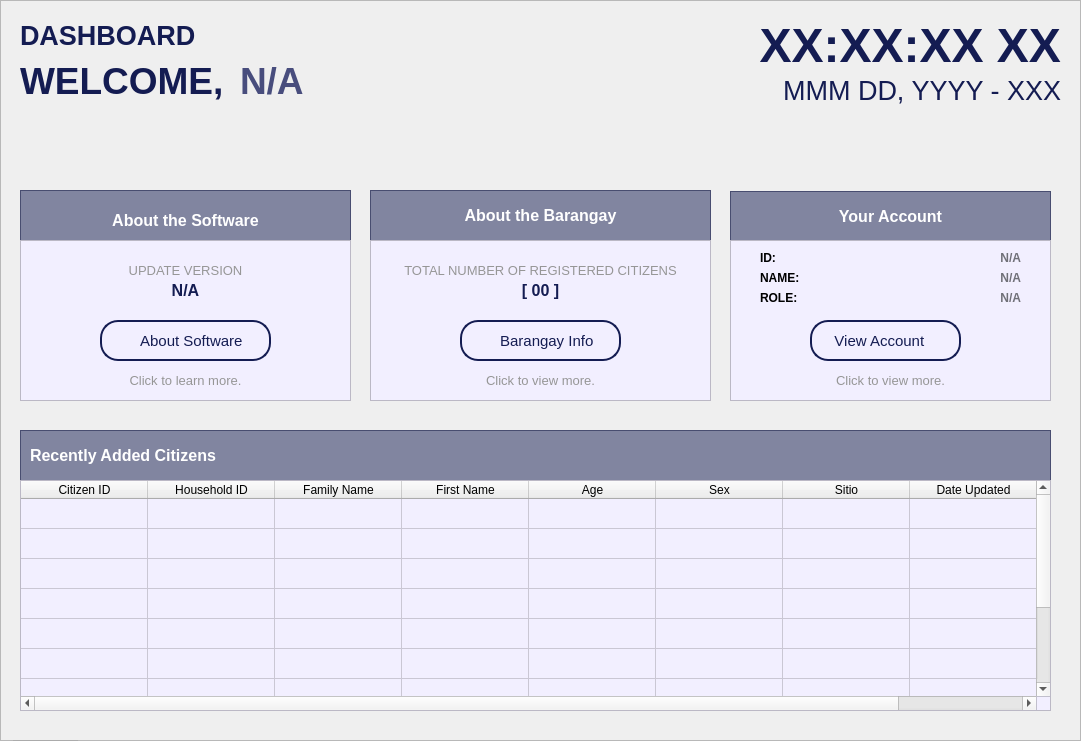
  <widget class="QFrame" name="baseBodyFrame">
   <property name="geometry">
    <rect>
     <x>250</x>
     <y>60</y>
     <width>1081</width>
     <height>741</height>
    </rect>
   </property>
   <property name="styleSheet">
    <string notr="true">#baseBodyFrame {
	background-color: #e7e2ff;
	border: none;
	border-radius: 10px;
}</string>
   </property>
   <property name="frameShape">
    <enum>QFrame::Shape::StyledPanel</enum>
   </property>
   <property name="frameShadow">
    <enum>QFrame::Shadow::Raised</enum>
   </property>
   <widget class="QPushButton" name="logout_buttonLogout_3">
    <property name="geometry">
     <rect>
      <x>10</x>
      <y>740</y>
      <width>71</width>
      <height>31</height>
     </rect>
    </property>
    <property name="font">
     <font>
      <family>Arial</family>
      <pointsize>8</pointsize>
      <bold>true</bold>
     </font>
    </property>
    <property name="cursor">
     <cursorShape>PointingHandCursor</cursorShape>
    </property>
    <property name="styleSheet">
     <string notr="true">#logout_buttonLogout {
    background-color: #bc1c1c;
    color: white;
    border-radius: 5px;
    padding: 10px; /* Optional: Adjusts spacing inside the button */
}
#logout_buttonLogout:hover {
    background-color: #d82020; /* Slightly lighter blue when hovered */
}
#logout_buttonLogout:pressed {
    background-color: #8c1515; /* Darker blue when clicked */
}</string>
    </property>
    <property name="text">
     <string>LOGOUT</string>
    </property>
   </widget>
   <widget class="QLabel" name="title_bodyDashboard">
    <property name="geometry">
     <rect>
      <x>20</x>
      <y>20</y>
      <width>381</width>
      <height>31</height>
     </rect>
    </property>
    <property name="font">
     <font>
      <family>Arial</family>
      <pointsize>20</pointsize>
      <bold>true</bold>
     </font>
    </property>
    <property name="styleSheet">
     <string notr="true">#title_bodyDashboard {
	background-color: transparent;
	color: #141c52;
}
</string>
    </property>
    <property name="text">
     <string>DASHBOARD</string>
    </property>
   </widget>
   <widget class="QLabel" name="label_timeDashboard">
    <property name="geometry">
     <rect>
      <x>620</x>
      <y>10</y>
      <width>441</width>
      <height>71</height>
     </rect>
    </property>
    <property name="font">
     <font>
      <family>Arial</family>
      <pointsize>36</pointsize>
      <bold>true</bold>
     </font>
    </property>
    <property name="layoutDirection">
     <enum>Qt::LayoutDirection::LeftToRight</enum>
    </property>
    <property name="styleSheet">
     <string notr="true">#label_timeDashboard {
    color: #141c52;
}</string>
    </property>
    <property name="text">
     <string>XX:XX:XX XX</string>
    </property>
    <property name="alignment">
     <set>Qt::AlignmentFlag::AlignRight|Qt::AlignmentFlag::AlignTrailing|Qt::AlignmentFlag::AlignVCenter</set>
    </property>
   </widget>
   <widget class="QLabel" name="label_dateDashboard">
    <property name="geometry">
     <rect>
      <x>560</x>
      <y>70</y>
      <width>501</width>
      <height>41</height>
     </rect>
    </property>
    <property name="font">
     <font>
      <family>Arial</family>
      <pointsize>20</pointsize>
      <bold>false</bold>
     </font>
    </property>
    <property name="styleSheet">
     <string notr="true">#label_dateDashboard{
	color: #141c52;
}</string>
    </property>
    <property name="text">
     <string>MMM DD, YYYY - XXX</string>
    </property>
    <property name="alignment">
     <set>Qt::AlignmentFlag::AlignRight|Qt::AlignmentFlag::AlignTrailing|Qt::AlignmentFlag::AlignVCenter</set>
    </property>
   </widget>
   <widget class="QLabel" name="title_welcomeDashboard">
    <property name="geometry">
     <rect>
      <x>20</x>
      <y>60</y>
      <width>211</width>
      <height>41</height>
     </rect>
    </property>
    <property name="font">
     <font>
      <family>Arial</family>
      <pointsize>28</pointsize>
      <bold>true</bold>
     </font>
    </property>
    <property name="styleSheet">
     <string notr="true">#title_welcomeDashboard {
	background-color: transparent;
	color: #141c52;
}
</string>
    </property>
    <property name="text">
     <string>WELCOME,</string>
    </property>
   </widget>
   <widget class="QLabel" name="title_employeeFirstNameDashboard">
    <property name="geometry">
     <rect>
      <x>240</x>
      <y>60</y>
      <width>491</width>
      <height>41</height>
     </rect>
    </property>
    <property name="font">
     <font>
      <family>Arial</family>
      <pointsize>28</pointsize>
      <bold>true</bold>
     </font>
    </property>
    <property name="styleSheet">
     <string notr="true">#title_employeeFirstNameDashboard {
	background-color: transparent;
	color: #484d7d;
}
</string>
    </property>
    <property name="text">
     <string>N/A</string>
    </property>
   </widget>
   <widget class="QTableWidget" name="table_recentlyAddedCitizensDashboard">
    <property name="geometry">
     <rect>
      <x>20</x>
      <y>480</y>
      <width>1031</width>
      <height>231</height>
     </rect>
    </property>
    <property name="focusPolicy">
     <enum>Qt::FocusPolicy::NoFocus</enum>
    </property>
    <property name="styleSheet">
     <string notr="true">#table_recentlyAddedCitizensDashboard{
	background-color: #f2efff;
}</string>
    </property>
    <property name="editTriggers">
     <set>QAbstractItemView::EditTrigger::NoEditTriggers</set>
    </property>
    <property name="tabKeyNavigation">
     <bool>false</bool>
    </property>
    <property name="showDropIndicator" stdset="0">
     <bool>false</bool>
    </property>
    <property name="dragDropOverwriteMode">
     <bool>false</bool>
    </property>
    <property name="showGrid">
     <bool>true</bool>
    </property>
    <property name="gridStyle">
     <enum>Qt::PenStyle::SolidLine</enum>
    </property>
    <property name="sortingEnabled">
     <bool>true</bool>
    </property>
    <property name="rowCount">
     <number>10</number>
    </property>
    <property name="columnCount">
     <number>8</number>
    </property>
    <attribute name="horizontalHeaderVisible">
     <bool>true</bool>
    </attribute>
    <attribute name="horizontalHeaderCascadingSectionResizes">
     <bool>false</bool>
    </attribute>
    <attribute name="horizontalHeaderMinimumSectionSize">
     <number>45</number>
    </attribute>
    <attribute name="horizontalHeaderDefaultSectionSize">
     <number>127</number>
    </attribute>
    <attribute name="verticalHeaderVisible">
     <bool>false</bool>
    </attribute>
    <attribute name="verticalHeaderHighlightSections">
     <bool>false</bool>
    </attribute>
    <attribute name="verticalHeaderStretchLastSection">
     <bool>true</bool>
    </attribute>
    <row/>
    <row/>
    <row/>
    <row/>
    <row/>
    <row/>
    <row/>
    <row/>
    <row/>
    <row/>
    <column>
     <property name="text">
      <string>Citizen ID</string>
     </property>
     <property name="font">
      <font>
       <family>Arial</family>
      </font>
     </property>
     <property name="background">
      <color>
       <red>211</red>
       <green>205</green>
       <blue>255</blue>
      </color>
     </property>
    </column>
    <column>
     <property name="text">
      <string>Household ID</string>
     </property>
     <property name="font">
      <font>
       <family>Arial</family>
      </font>
     </property>
     <property name="background">
      <color>
       <red>211</red>
       <green>205</green>
       <blue>255</blue>
      </color>
     </property>
    </column>
    <column>
     <property name="text">
      <string>Family Name</string>
     </property>
     <property name="font">
      <font>
       <family>Arial</family>
      </font>
     </property>
     <property name="background">
      <color>
       <red>211</red>
       <green>205</green>
       <blue>255</blue>
      </color>
     </property>
    </column>
    <column>
     <property name="text">
      <string>First Name</string>
     </property>
     <property name="font">
      <font>
       <family>Arial</family>
      </font>
     </property>
     <property name="background">
      <color>
       <red>211</red>
       <green>205</green>
       <blue>255</blue>
      </color>
     </property>
    </column>
    <column>
     <property name="text">
      <string>Age</string>
     </property>
     <property name="font">
      <font>
       <family>Arial</family>
      </font>
     </property>
     <property name="background">
      <color>
       <red>211</red>
       <green>205</green>
       <blue>255</blue>
      </color>
     </property>
    </column>
    <column>
     <property name="text">
      <string>Sex</string>
     </property>
     <property name="font">
      <font>
       <family>Arial</family>
      </font>
     </property>
     <property name="background">
      <color>
       <red>211</red>
       <green>205</green>
       <blue>255</blue>
      </color>
     </property>
    </column>
    <column>
     <property name="text">
      <string>Sitio</string>
     </property>
     <property name="font">
      <font>
       <family>Arial</family>
      </font>
     </property>
     <property name="background">
      <color>
       <red>211</red>
       <green>205</green>
       <blue>255</blue>
      </color>
     </property>
    </column>
    <column>
     <property name="text">
      <string>Date Updated</string>
     </property>
     <property name="font">
      <font>
       <family>Arial</family>
      </font>
     </property>
     <property name="background">
      <color>
       <red>211</red>
       <green>205</green>
       <blue>255</blue>
      </color>
     </property>
    </column>
   </widget>
   <widget class="QFrame" name="table_titleFrameDashboard">
    <property name="geometry">
     <rect>
      <x>20</x>
      <y>430</y>
      <width>1031</width>
      <height>51</height>
     </rect>
    </property>
    <property name="styleSheet">
     <string notr="true">#table_titleFrameDashboard{
	background-color: rgba(20, 28, 82, 128)
}
</string>
    </property>
    <property name="frameShape">
     <enum>QFrame::Shape::StyledPanel</enum>
    </property>
    <property name="frameShadow">
     <enum>QFrame::Shadow::Raised</enum>
    </property>
    <widget class="QLabel" name="label_tableTitleDashboard">
     <property name="geometry">
      <rect>
       <x>10</x>
       <y>0</y>
       <width>191</width>
       <height>51</height>
      </rect>
     </property>
     <property name="font">
      <font>
       <family>Arial</family>
       <pointsize>12</pointsize>
       <bold>true</bold>
      </font>
     </property>
     <property name="styleSheet">
      <string notr="true">#label_tableTitleDashboard {
	background-color: transparent;
	color: #FFFFFF;
}
</string>
     </property>
     <property name="text">
      <string>Recently Added Citizens</string>
     </property>
    </widget>
   </widget>
   <widget class="QFrame" name="frame_staffAccountInformationDashboard">
    <property name="geometry">
     <rect>
      <x>730</x>
      <y>240</y>
      <width>321</width>
      <height>161</height>
     </rect>
    </property>
    <property name="styleSheet">
     <string notr="true">#frame_staffAccountInformationDashboard{
	background-color: #f2efff;
}</string>
    </property>
    <property name="frameShape">
     <enum>QFrame::Shape::StyledPanel</enum>
    </property>
    <property name="frameShadow">
     <enum>QFrame::Shadow::Raised</enum>
    </property>
    <widget class="QLabel" name="label_empIDAccInfo">
     <property name="geometry">
      <rect>
       <x>30</x>
       <y>10</y>
       <width>131</width>
       <height>16</height>
      </rect>
     </property>
     <property name="font">
      <font>
       <family>Arial</family>
       <pointsize>9</pointsize>
       <bold>true</bold>
      </font>
     </property>
     <property name="styleSheet">
      <string notr="true">#label_empIDAccInfo{
	color: #000000;
}</string>
     </property>
     <property name="text">
      <string>ID:</string>
     </property>
    </widget>
    <widget class="QLabel" name="label_empNameAccInfo">
     <property name="geometry">
      <rect>
       <x>30</x>
       <y>30</y>
       <width>131</width>
       <height>16</height>
      </rect>
     </property>
     <property name="font">
      <font>
       <family>Arial</family>
       <pointsize>9</pointsize>
       <bold>true</bold>
      </font>
     </property>
     <property name="styleSheet">
      <string notr="true">#label_empNameAccInfo{
	color: #000000;
}</string>
     </property>
     <property name="text">
      <string>NAME:</string>
     </property>
    </widget>
    <widget class="QLabel" name="label_empAccessAccInfo">
     <property name="geometry">
      <rect>
       <x>30</x>
       <y>50</y>
       <width>131</width>
       <height>16</height>
      </rect>
     </property>
     <property name="font">
      <font>
       <family>Arial</family>
       <pointsize>9</pointsize>
       <bold>true</bold>
      </font>
     </property>
     <property name="styleSheet">
      <string notr="true">#label_empAccessAccInfo{
	color: #000000;
}</string>
     </property>
     <property name="text">
      <string>ROLE:</string>
     </property>
    </widget>
    <widget class="QLabel" name="data_empAccessAccInfo">
     <property name="geometry">
      <rect>
       <x>160</x>
       <y>50</y>
       <width>131</width>
       <height>16</height>
      </rect>
     </property>
     <property name="font">
      <font>
       <family>Arial</family>
       <pointsize>9</pointsize>
       <bold>true</bold>
      </font>
     </property>
     <property name="styleSheet">
      <string notr="true">#data_empAccessAccInfo{
	color: #707078;
}</string>
     </property>
     <property name="text">
      <string>N/A</string>
     </property>
     <property name="alignment">
      <set>Qt::AlignmentFlag::AlignRight|Qt::AlignmentFlag::AlignTrailing|Qt::AlignmentFlag::AlignVCenter</set>
     </property>
    </widget>
    <widget class="QLabel" name="data_empNameAccInfo">
     <property name="geometry">
      <rect>
       <x>160</x>
       <y>30</y>
       <width>131</width>
       <height>16</height>
      </rect>
     </property>
     <property name="font">
      <font>
       <family>Arial</family>
       <pointsize>9</pointsize>
       <bold>true</bold>
      </font>
     </property>
     <property name="styleSheet">
      <string notr="true">#data_empNameAccInfo{
	color: #707078;
}</string>
     </property>
     <property name="text">
      <string>N/A</string>
     </property>
     <property name="alignment">
      <set>Qt::AlignmentFlag::AlignRight|Qt::AlignmentFlag::AlignTrailing|Qt::AlignmentFlag::AlignVCenter</set>
     </property>
    </widget>
    <widget class="QLabel" name="data_empIDAccInfo">
     <property name="geometry">
      <rect>
       <x>160</x>
       <y>10</y>
       <width>131</width>
       <height>16</height>
      </rect>
     </property>
     <property name="font">
      <font>
       <family>Arial</family>
       <pointsize>9</pointsize>
       <bold>true</bold>
      </font>
     </property>
     <property name="styleSheet">
      <string notr="true">#data_empIDAccInfo{
	color: #707078;
}</string>
     </property>
     <property name="text">
      <string>N/A</string>
     </property>
     <property name="alignment">
      <set>Qt::AlignmentFlag::AlignRight|Qt::AlignmentFlag::AlignTrailing|Qt::AlignmentFlag::AlignVCenter</set>
     </property>
    </widget>
    <widget class="QLabel" name="label_info">
     <property name="geometry">
      <rect>
       <x>0</x>
       <y>130</y>
       <width>321</width>
       <height>21</height>
      </rect>
     </property>
     <property name="font">
      <font>
       <family>Arial</family>
       <pointsize>10</pointsize>
      </font>
     </property>
     <property name="styleSheet">
      <string notr="true">#label_info{
	color: #969696;
}</string>
     </property>
     <property name="text">
      <string>Click to view more.</string>
     </property>
     <property name="alignment">
      <set>Qt::AlignmentFlag::AlignCenter</set>
     </property>
    </widget>
    <widget class="QPushButton" name="acc_buttonYourAccount">
     <property name="geometry">
      <rect>
       <x>80</x>
       <y>80</y>
       <width>151</width>
       <height>41</height>
      </rect>
     </property>
     <property name="font">
      <font>
       <family>Arial</family>
       <pointsize>11</pointsize>
      </font>
     </property>
     <property name="cursor">
      <cursorShape>PointingHandCursor</cursorShape>
     </property>
     <property name="styleSheet">
      <string notr="true">#acc_buttonYourAccount {
    background-color: #f2efff;
    color: #141c52;
	border: 2px solid #141c52; 
	border-radius: 18px;
	text-align: left;
    padding: 10px; /* Optional: Adjusts spacing inside the button */
}
#acc_buttonYourAccount:hover {
    background-color: #fdfdff; /* Slightly lighter blue when hovered */
}
#acc_buttonYourAccount:pressed {
    background-color: #e7e5f4; /* Darker blue when clicked */
}

</string>
     </property>
     <property name="text">
      <string>   View Account</string>
     </property>
     <property name="icon">
      <iconset>
       <normaloff>../../Assets/Icons/icon_myprofile.svg</normaloff>../../Assets/Icons/icon_myprofile.svg</iconset>
     </property>
     <property name="iconSize">
      <size>
       <width>20</width>
       <height>20</height>
      </size>
     </property>
     <property name="shortcut">
      <string/>
     </property>
    </widget>
   </widget>
   <widget class="QFrame" name="frame_titleStaffAccountInfoDashboard">
    <property name="geometry">
     <rect>
      <x>730</x>
      <y>191</y>
      <width>321</width>
      <height>51</height>
     </rect>
    </property>
    <property name="styleSheet">
     <string notr="true">#frame_titleStaffAccountInfoDashboard{
	background-color: rgba(20, 28, 82, 128)
}
</string>
    </property>
    <property name="frameShape">
     <enum>QFrame::Shape::StyledPanel</enum>
    </property>
    <property name="frameShadow">
     <enum>QFrame::Shadow::Raised</enum>
    </property>
    <widget class="QLabel" name="label_frameTitleDashboard">
     <property name="geometry">
      <rect>
       <x>0</x>
       <y>0</y>
       <width>321</width>
       <height>51</height>
      </rect>
     </property>
     <property name="font">
      <font>
       <family>Arial</family>
       <pointsize>12</pointsize>
       <bold>true</bold>
      </font>
     </property>
     <property name="styleSheet">
      <string notr="true">#label_frameTitleDashboard {
	background-color: transparent;
	color: #FFFFFF;
}
</string>
     </property>
     <property name="text">
      <string>Your Account</string>
     </property>
     <property name="alignment">
      <set>Qt::AlignmentFlag::AlignCenter</set>
     </property>
    </widget>
   </widget>
   <widget class="QFrame" name="dashboard_frameAboutSoftware">
    <property name="geometry">
     <rect>
      <x>20</x>
      <y>240</y>
      <width>331</width>
      <height>161</height>
     </rect>
    </property>
    <property name="styleSheet">
     <string notr="true">#dashboard_frameAboutSoftware{
	background-color: #f2efff;
}</string>
    </property>
    <property name="frameShape">
     <enum>QFrame::Shape::StyledPanel</enum>
    </property>
    <property name="frameShadow">
     <enum>QFrame::Shadow::Raised</enum>
    </property>
    <widget class="QLabel" name="label_infoManual">
     <property name="geometry">
      <rect>
       <x>0</x>
       <y>130</y>
       <width>331</width>
       <height>20</height>
      </rect>
     </property>
     <property name="font">
      <font>
       <family>Arial</family>
       <pointsize>10</pointsize>
      </font>
     </property>
     <property name="styleSheet">
      <string notr="true">#label_infoManual{
	color: #969696;
}</string>
     </property>
     <property name="text">
      <string>Click to learn more.</string>
     </property>
     <property name="alignment">
      <set>Qt::AlignmentFlag::AlignCenter</set>
     </property>
    </widget>
    <widget class="QPushButton" name="dashboard_buttonAboutSoftware">
     <property name="geometry">
      <rect>
       <x>80</x>
       <y>80</y>
       <width>171</width>
       <height>41</height>
      </rect>
     </property>
     <property name="font">
      <font>
       <family>Arial</family>
       <pointsize>11</pointsize>
      </font>
     </property>
     <property name="cursor">
      <cursorShape>PointingHandCursor</cursorShape>
     </property>
     <property name="styleSheet">
      <string notr="true">#dashboard_buttonAboutSoftware {
    background-color: #f2efff;
    color: #141c52;
	border: 2px solid #141c52; 
	border-radius: 18px;
	text-align: center;
    padding: 10px; /* Optional: Adjusts spacing inside the button */
}
#dashboard_buttonAboutSoftware:hover {
    background-color: #fdfdff; /* Slightly lighter blue when hovered */
}
#dashboard_buttonAboutSoftware:pressed {
    background-color: #e7e5f4; /* Darker blue when clicked */
}

</string>
     </property>
     <property name="text">
      <string>   About Software</string>
     </property>
     <property name="icon">
      <iconset>
       <normaloff>../../Assets/Icons/icon_aboutsoftware.svg</normaloff>../../Assets/Icons/icon_aboutsoftware.svg</iconset>
     </property>
     <property name="iconSize">
      <size>
       <width>22</width>
       <height>22</height>
      </size>
     </property>
     <property name="shortcut">
      <string/>
     </property>
    </widget>
    <widget class="QLabel" name="label_infoUpdateVersion">
     <property name="geometry">
      <rect>
       <x>0</x>
       <y>20</y>
       <width>331</width>
       <height>20</height>
      </rect>
     </property>
     <property name="font">
      <font>
       <family>Arial</family>
       <pointsize>10</pointsize>
      </font>
     </property>
     <property name="styleSheet">
      <string notr="true">#label_infoUpdateVersion{
	color: #969696;
}</string>
     </property>
     <property name="text">
      <string>UPDATE VERSION</string>
     </property>
     <property name="alignment">
      <set>Qt::AlignmentFlag::AlignCenter</set>
     </property>
    </widget>
    <widget class="QLabel" name="label_UpdateVersion">
     <property name="geometry">
      <rect>
       <x>0</x>
       <y>40</y>
       <width>331</width>
       <height>20</height>
      </rect>
     </property>
     <property name="font">
      <font>
       <family>Arial</family>
       <pointsize>12</pointsize>
       <bold>true</bold>
      </font>
     </property>
     <property name="styleSheet">
      <string notr="true">#label_UpdateVersion{
	color: #141c52;
}</string>
     </property>
     <property name="text">
      <string>N/A</string>
     </property>
     <property name="alignment">
      <set>Qt::AlignmentFlag::AlignCenter</set>
     </property>
    </widget>
   </widget>
   <widget class="QLabel" name="label_frameTitleAboutSoftware">
    <property name="geometry">
     <rect>
      <x>20</x>
      <y>200</y>
      <width>331</width>
      <height>41</height>
     </rect>
    </property>
    <property name="font">
     <font>
      <family>Arial</family>
      <pointsize>12</pointsize>
      <bold>true</bold>
     </font>
    </property>
    <property name="styleSheet">
     <string notr="true">#label_frameTitleAboutSoftware {
	background-color: transparent;
	color: #FFFFFF;
}
</string>
    </property>
    <property name="text">
     <string>About the Software</string>
    </property>
    <property name="alignment">
     <set>Qt::AlignmentFlag::AlignCenter</set>
    </property>
   </widget>
   <widget class="QFrame" name="dashboard_frameAboutBarangay">
    <property name="geometry">
     <rect>
      <x>370</x>
      <y>240</y>
      <width>341</width>
      <height>161</height>
     </rect>
    </property>
    <property name="styleSheet">
     <string notr="true">#dashboard_frameAboutBarangay{
	background-color: #f2efff;
}</string>
    </property>
    <property name="frameShape">
     <enum>QFrame::Shape::StyledPanel</enum>
    </property>
    <property name="frameShadow">
     <enum>QFrame::Shadow::Raised</enum>
    </property>
    <widget class="QPushButton" name="dashboard_buttonBarangayInfo">
     <property name="geometry">
      <rect>
       <x>90</x>
       <y>80</y>
       <width>161</width>
       <height>41</height>
      </rect>
     </property>
     <property name="font">
      <font>
       <family>Arial</family>
       <pointsize>11</pointsize>
      </font>
     </property>
     <property name="cursor">
      <cursorShape>PointingHandCursor</cursorShape>
     </property>
     <property name="styleSheet">
      <string notr="true">#dashboard_buttonBarangayInfo {
    background-color: #f2efff;
    color: #141c52;
	border: 2px solid #141c52; 
	border-radius: 18px;
	text-align: center;
    padding: 10px; /* Optional: Adjusts spacing inside the button */
}
#dashboard_buttonBarangayInfo:hover {
    background-color: #fdfdff; /* Slightly lighter blue when hovered */
}
#dashboard_buttonBarangayInfo:pressed {
    background-color: #e7e5f4; /* Darker blue when clicked */
}

</string>
     </property>
     <property name="text">
      <string>   Barangay Info</string>
     </property>
     <property name="icon">
      <iconset>
       <normaloff>../../Assets/Icons/icon_brgyinfo.svg</normaloff>../../Assets/Icons/icon_brgyinfo.svg</iconset>
     </property>
     <property name="iconSize">
      <size>
       <width>20</width>
       <height>20</height>
      </size>
     </property>
     <property name="shortcut">
      <string/>
     </property>
    </widget>
    <widget class="QLabel" name="label_infoBarangay">
     <property name="geometry">
      <rect>
       <x>0</x>
       <y>130</y>
       <width>341</width>
       <height>20</height>
      </rect>
     </property>
     <property name="font">
      <font>
       <family>Arial</family>
       <pointsize>10</pointsize>
      </font>
     </property>
     <property name="styleSheet">
      <string notr="true">#label_infoBarangay{
	color: #969696;
}</string>
     </property>
     <property name="text">
      <string>Click to view more.</string>
     </property>
     <property name="alignment">
      <set>Qt::AlignmentFlag::AlignCenter</set>
     </property>
    </widget>
    <widget class="QLabel" name="label_infoTotalNumberRegisteredCitizen">
     <property name="geometry">
      <rect>
       <x>0</x>
       <y>20</y>
       <width>341</width>
       <height>20</height>
      </rect>
     </property>
     <property name="font">
      <font>
       <family>Arial</family>
       <pointsize>10</pointsize>
      </font>
     </property>
     <property name="styleSheet">
      <string notr="true">#label_infoTotalNumberRegisteredCitizen{
	color: #969696;
}</string>
     </property>
     <property name="text">
      <string>TOTAL NUMBER OF REGISTERED CITIZENS</string>
     </property>
     <property name="alignment">
      <set>Qt::AlignmentFlag::AlignCenter</set>
     </property>
    </widget>
    <widget class="QLabel" name="label_TotalNumberRegisteredCitizen">
     <property name="geometry">
      <rect>
       <x>0</x>
       <y>40</y>
       <width>341</width>
       <height>20</height>
      </rect>
     </property>
     <property name="font">
      <font>
       <family>Arial</family>
       <pointsize>12</pointsize>
       <bold>true</bold>
      </font>
     </property>
     <property name="styleSheet">
      <string notr="true">#label_TotalNumberRegisteredCitizen{
	color: #141c52;
}</string>
     </property>
     <property name="text">
      <string>[ 00 ]</string>
     </property>
     <property name="alignment">
      <set>Qt::AlignmentFlag::AlignCenter</set>
     </property>
    </widget>
   </widget>
   <widget class="QFrame" name="table_FrameAboutSoftware">
    <property name="geometry">
     <rect>
      <x>20</x>
      <y>190</y>
      <width>331</width>
      <height>51</height>
     </rect>
    </property>
    <property name="styleSheet">
     <string notr="true">#table_FrameAboutSoftware{
	background-color: rgba(20, 28, 82, 128)
}
</string>
    </property>
    <property name="frameShape">
     <enum>QFrame::Shape::StyledPanel</enum>
    </property>
    <property name="frameShadow">
     <enum>QFrame::Shadow::Raised</enum>
    </property>
   </widget>
   <widget class="QFrame" name="table_FrameAboutBarangay">
    <property name="geometry">
     <rect>
      <x>370</x>
      <y>190</y>
      <width>341</width>
      <height>51</height>
     </rect>
    </property>
    <property name="styleSheet">
     <string notr="true">#table_FrameAboutBarangay{
	background-color: rgba(20, 28, 82, 128)
}
</string>
    </property>
    <property name="frameShape">
     <enum>QFrame::Shape::StyledPanel</enum>
    </property>
    <property name="frameShadow">
     <enum>QFrame::Shadow::Raised</enum>
    </property>
    <widget class="QLabel" name="label_frameTitleDashboard_3">
     <property name="geometry">
      <rect>
       <x>0</x>
       <y>0</y>
       <width>341</width>
       <height>51</height>
      </rect>
     </property>
     <property name="font">
      <font>
       <family>Arial</family>
       <pointsize>12</pointsize>
       <bold>true</bold>
      </font>
     </property>
     <property name="styleSheet">
      <string notr="true">#label_frameTitleDashboard_3 {
	background-color: transparent;
	color: #FFFFFF;
}
</string>
     </property>
     <property name="text">
      <string>About the Barangay</string>
     </property>
     <property name="alignment">
      <set>Qt::AlignmentFlag::AlignCenter</set>
     </property>
    </widget>
   </widget>
   <zorder>table_FrameAboutBarangay</zorder>
   <zorder>table_FrameAboutSoftware</zorder>
   <zorder>table_titleFrameDashboard</zorder>
   <zorder>logout_buttonLogout_3</zorder>
   <zorder>title_bodyDashboard</zorder>
   <zorder>label_timeDashboard</zorder>
   <zorder>label_dateDashboard</zorder>
   <zorder>title_welcomeDashboard</zorder>
   <zorder>title_employeeFirstNameDashboard</zorder>
   <zorder>table_recentlyAddedCitizensDashboard</zorder>
   <zorder>frame_titleStaffAccountInfoDashboard</zorder>
   <zorder>frame_staffAccountInformationDashboard</zorder>
   <zorder>dashboard_frameAboutSoftware</zorder>
   <zorder>label_frameTitleAboutSoftware</zorder>
   <zorder>dashboard_frameAboutBarangay</zorder>
  </widget>
